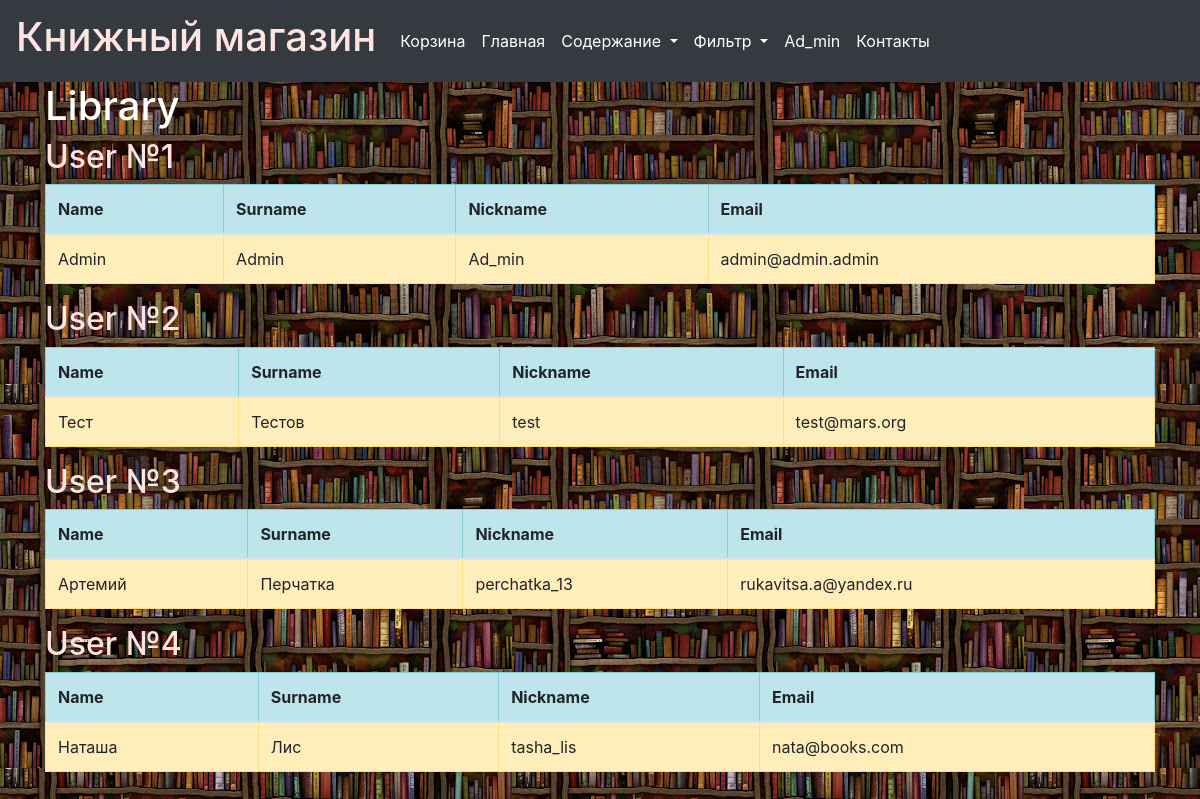
The page /request/users (signed in) on the database its author committed.
### data/users.py (models this page shows, shortened)
class User(SqlAlchemyBase, UserMixin, SerializerMixin):
    __tablename__ = 'users'
    id = sqlalchemy.Column(sqlalchemy.Integer,
                           primary_key=True, autoincrement=True)
    surname = sqlalchemy.Column(sqlalchemy.String, nullable=False)
    name = sqlalchemy.Column(sqlalchemy.String, nullable=False)
    nickname = sqlalchemy.Column(sqlalchemy.String, nullable=True)
    email = sqlalchemy.Column(sqlalchemy.String,
                              index=True, unique=True, nullable=False)
    hashed_password = sqlalchemy.Column(sqlalchemy.String, nullable=False)
    bought = sqlalchemy.Column(sqlalchemy.String, nullable=True)
    total_sum = sqlalchemy.Column(sqlalchemy.Integer, nullable=True)

### main.py (the view)
@app.route('/request/users')
@login_required
def users():
    session = db_session.create_session()
    users = session.query(User).all()
    return render_template('users.html', title='Все пользователи', users=users)

### data/db_session.py (called while the page is built)
def create_session() -> Session:
    global __factory
    return __factory()

### main.py (called while the page is built)
@login_manager.user_loader
def load_user(user_id):
    session = db_session.create_session()
    return session.query(User).get(user_id)

### templates/users.html
{% extends "base.html" %}
{% block content %}
 <h1>Library</h1>
 {% for item in users%}
 <h2>User №{{users.index(item) + 1}}</h2>
    <table class="table table-bordered">
   <thead>
     <tr class="table-info">
       <th scope="col">Name</th>
       <th scope="col">Surname</th>
       <th scope="col">Nickname</th>
       <th scope="col">Email</th>
     </tr>
   </thead>
   <tbody>
     <tr class="table-warning">
         <td>{{item.name}}</td>
       <td>{{item.surname}}</td>
       <td>{{item.nickname}}</td>
       <td>{{item.email}}</td>
     </tr>
   </tbody>
 </table>
{% endfor %}
{%endblock%}

### templates/base.html (shortened to what this page needs)
<!DOCTYPE html>
<html lang="en">
<head>
    <link rel="stylesheet" href="https://stackpath.bootstrapcdn.com/bootstrap/4.4.1/css/bootstrap.min.css">
    <link rel="stylesheet" type="text/css" href="/static/css/style.css" />
</head>
  <body>
    <header>
        <nav class="navbar navbar-expand-lg navbar-dark bg-dark">
            <a class="navbar-brand" href="/"><p class="h1">Книжный магазин</p></a>
  <div class="collapse navbar-collapse" id="navbarSupportedContent">
    <ul class="navbar-nav mr-auto">
      <li class="nav-item active">
        <a class="nav-link" href="/basket">Корзина<span class="sr-only">(current)</span></a>
      </li>
      <li class="nav-item active">
        <a class="nav-link" href="/">Главная</a>
      </li>
      <li class="nav-item dropdown active">
        <a class="nav-link dropdown-toggle" href="#" id="navbarDropdown"
           role="button" data-toggle="dropdown" aria-haspopup="true" aria-expanded="false">
            Содержание
        </a>
      </li>
        <li class="nav-item dropdown active">
        <a class="nav-link dropdown-toggle" href="#" id="navbarDropdown2" role="button" data-toggle="dropdown"
           aria-haspopup="true" aria-expanded="false">
          Фильтр
        </a>
        </li>
        {% if current_user.is_authenticated %}
        <li class="nav-item active">
        <a class="nav-link" href="/logout">{{ current_user.nickname }}</a>
        </li>
        {% endif %}
        <li class="nav-item active">
        <a class="nav-link" href="/contacts">Контакты</a>
        </li>
    </ul>
  </div>
</nav>
    </header>
    <main role="main" class="container">
        {% block content %}{% endblock %}
    </main>
  </body>
</html>

### static/css/style.css (style rules this page uses)
h1 { color: #ffffff; }
body { background-image: url('bg2.jpg'); }
h2 { color: #ffe4e1; }
p { color: #ffe4e1; }

### rows shown on the page
User: nickname "Ad_min", users.index(item)+1 "1", name "Admin", surname "Admin", email "admin@admin.admin"
User: users.index(item)+1 "2", name "Тест", surname "Тестов", nickname "test", email "test@mars.org"
User: users.index(item)+1 "3", name "Артемий", surname "Перчатка", nickname "perchatka_13", email "rukavitsa.a@yandex.ru"
User: users.index(item)+1 "4", name "Наташа", surname "Лис", nickname "tasha_lis", email "nata@books.com"
